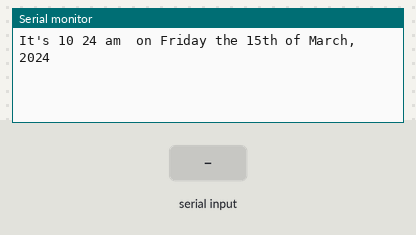
Simulated run of this sketch. Board: Arduino Uno, built with avr-gcc and run on an emulated ATmega328P. Shown: the last lines printed to the serial monitor. The inputs (shaded band) are chosen by the test bench. The local clock reads 2024-03-15 10:24:30 at power-on unless the sketch sets it.

Above: at 1.2 s.
1.3 s: "90,45\n" received over Serial
At 2.5 s:
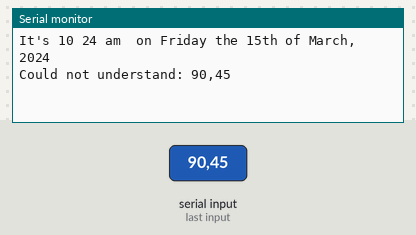
2.8 s: "0\n" received over Serial
At 3.6 s:
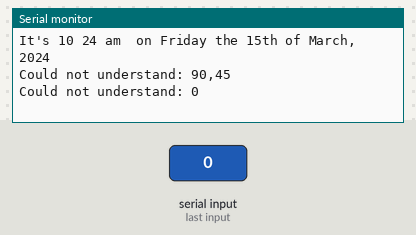
4.3 s: "1,90,45\n" received over Serial
At 4.9 s:
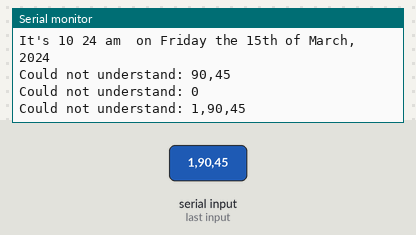

Measured:
- after the input at 1.3 s, the serial monitor: prints a new line at once (image 1)
- after the input at 2.8 s, the serial monitor: prints a new line at once (image 2)
- after the input at 4.3 s, the serial monitor: prints a new line at once (image 3)

The sketch:

Clock02SetTime.ino
```cpp
#include <Wire.h>
#include "RTClib.h"

RTC_DS1307 rtc;

#define SERIAL_RATE 9600

#define COMMANDMAX 19

String command = "";
String field = "";
int fieldStart = 0;

char* dayName[]={
  "Sunday",
  "Monday",
  "Tuesday",
  "Wednesday",
  "Thursday",
  "Friday",
  "Saturday",
  "Sunday",
};

char* monthName[]={
  "",
  "January",
  "February",
  "March",
  "April",
  "May",
  "June",
  "July",
  "August",
  "September",
  "October",
  "November",
  "December",
};


void setup(){
  Serial.begin(SERIAL_RATE);
  Wire.begin();
  rtc.begin();

  //reserve enough string memory for ISO8601 date string like 2015-06-01T12:00:00
  command.reserve(COMMANDMAX + 1);
  field.reserve(COMMANDMAX + 1);

  printDateTimeVerbose();
}

void loop(){

  while(Serial.available()){
    char nextChar = Serial.read();
    if(nextChar != '\n'){
      command += nextChar;
    }
    else{
      processCommand();
      command.remove(0);
    }
  }

  //perform routine time-based tasks here

}

/** Sets both the date and the time */
void setDateTime(  uint16_t year, uint8_t  month, uint8_t  day, uint8_t  hour, uint8_t  minute, uint8_t  second){
  rtc.adjust(DateTime(year, month, day, hour, minute, second));
}

/** Sets only the date */
void setDate(  uint16_t year, uint8_t  month, uint8_t  day){ //changes only the date
  DateTime now = rtc.now();
  setDateTime(year, month, day, now.hour(), now.minute(), now.second());
}

/** Sets only the time */
void setTime(uint8_t  hour, uint8_t  minute, uint8_t  second){ //changes only the time
  DateTime now = rtc.now();
  setDateTime(now.year(), now.month(), now.day(), hour, minute, second);
}

void printDateTimeIso(){
    DateTime now = rtc.now();
    Serial.print(now.year(), DEC);
    Serial.print('-');
    Serial.print(now.month(), DEC);
    Serial.print('-');
    Serial.print(now.day(), DEC);
    Serial.print('T');
    Serial.print(now.hour(), DEC);
    Serial.print(':');
    Serial.print(now.minute(), DEC);
    Serial.print(':');
    Serial.print(now.second(), DEC);
    Serial.println();
}

void printDateTimeVerbose(){
    DateTime now = rtc.now();

    Serial.print("It's ");

    Serial.print(now.hour() % 12 == 0 ? 12 : now.hour() % 12, DEC);
    Serial.print(" ");
    Serial.print(now.minute(), DEC);
    Serial.print(now.hour() != (now.hour() % 12) ? " pm ": " am ");

    Serial.print(" on ");

    Serial.print(dayName[now.dayOfWeek()]);
    Serial.print(" the ");
    Serial.print(now.day(), DEC);
    Serial.print(ordinalSuffix(now.day()));
    Serial.print(" of ");
    Serial.print(monthName[now.month()]);
    Serial.print(", ");
    Serial.print(now.year(), DEC);

    Serial.println();
}

char* ordinalSuffix(int number){
  if(number < 4 || number > 20){
    switch(number%10){
      case 1: return "st";
      case 2: return "nd";
      case 3: return "rd";
    }
  }
  return "th";
}

void processCommand(){

  int year,month,day,hour,minute,second;
  boolean newDateTime = false;

  fieldStart = 0;

  //try to parse an ISO 8601 date fragment

  year = nextIntField('-');
  if(year != -1){
    month = nextIntField('-');
    day = nextIntField('T');
    if(day == -1){
      day = remainingIntField();
    }
    setDate(year, month, day);
    newDateTime = true;
  }

  //try to parse an ISO 8601 time fragment

  hour = nextIntField(':');
  if(hour != -1){
    minute = nextIntField(':');
    if(minute == -1){
      minute = remainingIntField();
      second = 0;
    }
    else{
      second = remainingIntField();
    }
    setTime(hour, minute, second);
    newDateTime = true;
  }

  if(newDateTime){
    printDateTimeVerbose();
  }
  else if(command.length() > 0){
    Serial.print("Could not understand: ");
    Serial.println(command);
  }

  command.remove(0);

}

int nextIntField(char terminator){
  int fieldEnd = command.indexOf(terminator, fieldStart);
  if(fieldEnd != -1){
    field += command.substring(fieldStart,fieldEnd);
    fieldStart = fieldEnd + 1;
    int value = field.toInt();
    field.remove(0);
    return value;
  }
  else{
    return -1;
  }
}

int remainingIntField(){
  field += command.substring(fieldStart);
  int value = field.toInt();
  field.remove(0);
  return value;
}
```
